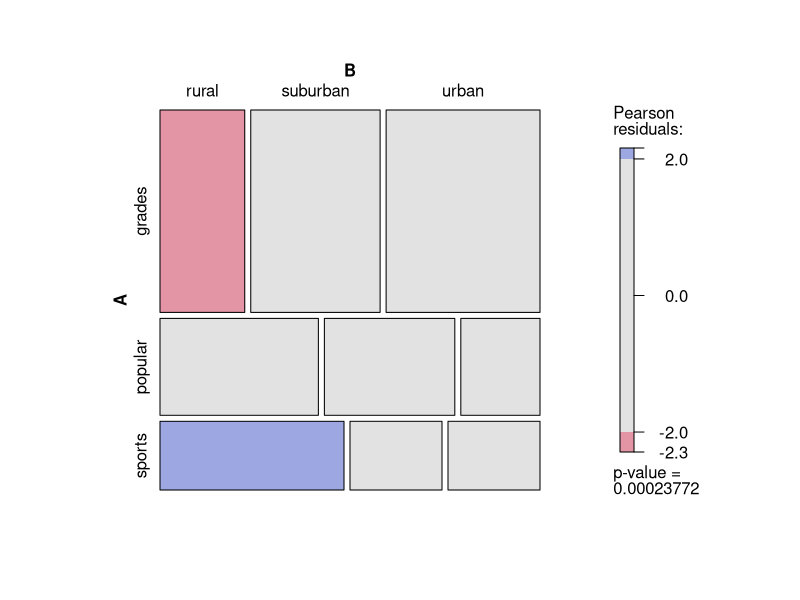
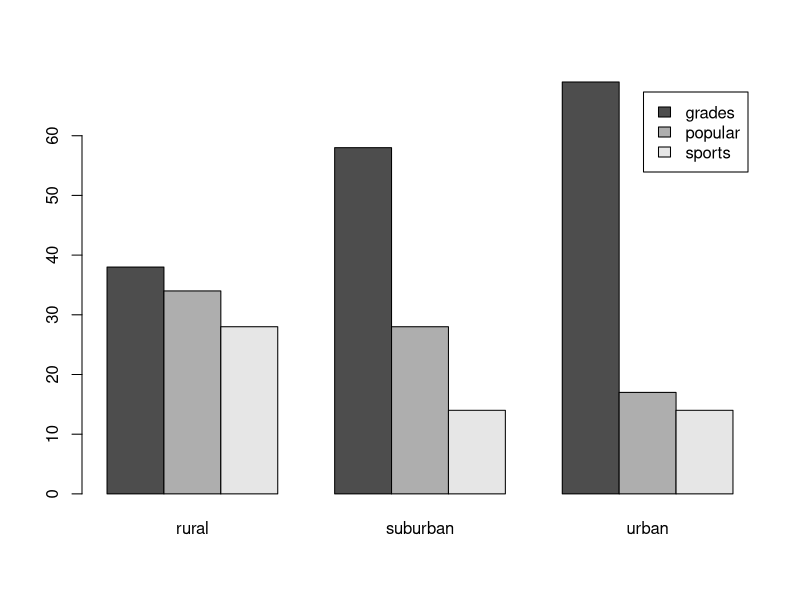

Write the R code that produced these figures, in order.
## ---- chunk 1
grades<-c(38, 58, 69)
popular<-c(34, 28, 17)
sports<-c(28, 14, 14)
kids<-rbind(grades,popular, sports)
colnames(kids)<-c("rural" , "suburban", "urban")
## ---- chunk 2
addmargins(kids)
## ---- chunk 3
addmargins(kids)
prop.table(kids)                # cell proportion= cell count/total
apply(prop.table(kids),1,sum)   # row proportions
apply(prop.table(kids),2,sum)   # column proportions
## ---- chunk 4
fit<-chisq.test(kids)
fit
## ---- chunk 5
fit$observed
fit$expected
fit$residuals
## ---- chunk 6
(fit$observed-fit$expected)^2/ fit$expected
## ---- chunk 7
library(vcd)
mosaic(kids, shade=TRUE, legend=TRUE)
barplot(kids, beside=T, legend=T)

# if column sums do not add up to 100 as in the example, the following will produce such barplots
#x<-prop.table(kids,2)
#barplot(x, beside=T, legend=T)
